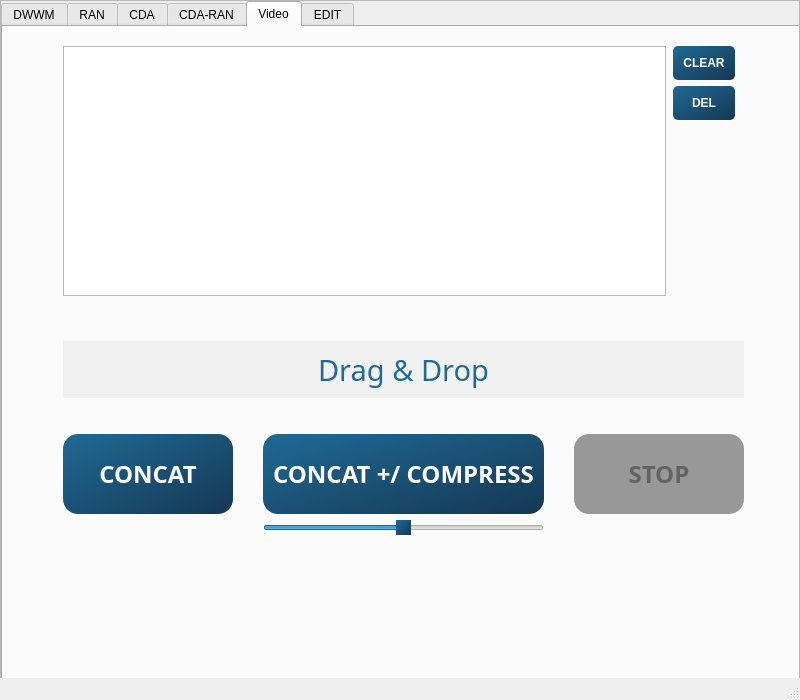
<?xml version="1.0" encoding="UTF-8"?>
<ui version="4.0">
 <class>MainWindow</class>
 <widget class="QMainWindow" name="MainWindow">
  <property name="geometry">
   <rect>
    <x>0</x>
    <y>0</y>
    <width>800</width>
    <height>700</height>
   </rect>
  </property>
  <property name="sizePolicy">
   <sizepolicy hsizetype="Fixed" vsizetype="Fixed">
    <horstretch>0</horstretch>
    <verstretch>0</verstretch>
   </sizepolicy>
  </property>
  <property name="maximumSize">
   <size>
    <width>800</width>
    <height>700</height>
   </size>
  </property>
  <property name="windowTitle">
   <string>MainWindow</string>
  </property>
  <property name="documentMode">
   <bool>false</bool>
  </property>
  <widget class="QWidget" name="centralwidget">
   <property name="sizePolicy">
    <sizepolicy hsizetype="Expanding" vsizetype="Expanding">
     <horstretch>0</horstretch>
     <verstretch>0</verstretch>
    </sizepolicy>
   </property>
   <property name="inputMethodHints">
    <set>Qt::ImhNone</set>
   </property>
   <widget class="QScrollArea" name="scrollArea_3">
    <property name="geometry">
     <rect>
      <x>0</x>
      <y>0</y>
      <width>800</width>
      <height>700</height>
     </rect>
    </property>
    <property name="widgetResizable">
     <bool>true</bool>
    </property>
    <widget class="QWidget" name="scrollAreaWidgetContents">
     <property name="geometry">
      <rect>
       <x>0</x>
       <y>0</y>
       <width>798</width>
       <height>698</height>
      </rect>
     </property>
     <widget class="QTabWidget" name="tabWidget">
      <property name="geometry">
       <rect>
        <x>0</x>
        <y>0</y>
        <width>800</width>
        <height>700</height>
       </rect>
      </property>
      <property name="minimumSize">
       <size>
        <width>800</width>
        <height>700</height>
       </size>
      </property>
      <property name="tabShape">
       <enum>QTabWidget::Rounded</enum>
      </property>
      <property name="currentIndex">
       <number>4</number>
      </property>
      <property name="tabsClosable">
       <bool>false</bool>
      </property>
      <property name="movable">
       <bool>false</bool>
      </property>
      <widget class="QWidget" name="dwwmTab">
       <attribute name="title">
        <string>DWWM</string>
       </attribute>
       <widget class="QScrollArea" name="DwwmScrollArea">
        <property name="geometry">
         <rect>
          <x>0</x>
          <y>0</y>
          <width>797</width>
          <height>680</height>
         </rect>
        </property>
        <property name="widgetResizable">
         <bool>true</bool>
        </property>
        <widget class="QWidget" name="scrollAreaWidgetContents_2">
         <property name="geometry">
          <rect>
           <x>0</x>
           <y>0</y>
           <width>795</width>
           <height>678</height>
          </rect>
         </property>
        </widget>
       </widget>
      </widget>
      <widget class="QWidget" name="ranTab">
       <attribute name="title">
        <string>RAN</string>
       </attribute>
       <widget class="QScrollArea" name="RanScrollArea">
        <property name="geometry">
         <rect>
          <x>0</x>
          <y>0</y>
          <width>797</width>
          <height>680</height>
         </rect>
        </property>
        <property name="widgetResizable">
         <bool>true</bool>
        </property>
        <widget class="QWidget" name="scrollAreaWidgetContents_4">
         <property name="geometry">
          <rect>
           <x>0</x>
           <y>0</y>
           <width>795</width>
           <height>678</height>
          </rect>
         </property>
        </widget>
       </widget>
      </widget>
      <widget class="QWidget" name="cdaTab">
       <attribute name="title">
        <string>CDA</string>
       </attribute>
       <widget class="QScrollArea" name="RanScrollArea_2">
        <property name="geometry">
         <rect>
          <x>0</x>
          <y>0</y>
          <width>797</width>
          <height>680</height>
         </rect>
        </property>
        <property name="widgetResizable">
         <bool>true</bool>
        </property>
        <widget class="QWidget" name="scrollAreaWidgetContents_5">
         <property name="geometry">
          <rect>
           <x>0</x>
           <y>0</y>
           <width>795</width>
           <height>678</height>
          </rect>
         </property>
        </widget>
       </widget>
      </widget>
      <widget class="QWidget" name="cdaRanTab">
       <attribute name="title">
        <string>CDA-RAN</string>
       </attribute>
       <widget class="QScrollArea" name="RanScrollArea_3">
        <property name="geometry">
         <rect>
          <x>0</x>
          <y>0</y>
          <width>797</width>
          <height>680</height>
         </rect>
        </property>
        <property name="widgetResizable">
         <bool>true</bool>
        </property>
        <widget class="QWidget" name="scrollAreaWidgetContents_6">
         <property name="geometry">
          <rect>
           <x>0</x>
           <y>0</y>
           <width>795</width>
           <height>678</height>
          </rect>
         </property>
        </widget>
       </widget>
      </widget>
      <widget class="QWidget" name="tab">
       <property name="acceptDrops">
        <bool>false</bool>
       </property>
       <attribute name="title">
        <string>Video</string>
       </attribute>
       <widget class="QWidget" name="verticalLayoutWidget">
        <property name="geometry">
         <rect>
          <x>60</x>
          <y>10</y>
          <width>681</width>
          <height>621</height>
         </rect>
        </property>
        <layout class="QVBoxLayout" name="verticalLayout">
         <item>
          <layout class="QHBoxLayout" name="horizontalLayout_2" stretch="0,0">
           <item>
            <widget class="QListWidget" name="filesList">
             <property name="enabled">
              <bool>true</bool>
             </property>
             <property name="sizePolicy">
              <sizepolicy hsizetype="Expanding" vsizetype="Maximum">
               <horstretch>0</horstretch>
               <verstretch>0</verstretch>
              </sizepolicy>
             </property>
             <property name="minimumSize">
              <size>
               <width>0</width>
               <height>250</height>
              </size>
             </property>
             <property name="styleSheet">
              <string notr="true">QListWidget{color:#206a95;border-color#206a95;}

QListWidget:disabled{color:grey}</string>
             </property>
             <property name="dragDropMode">
              <enum>QAbstractItemView::InternalMove</enum>
             </property>
             <property name="sortingEnabled">
              <bool>false</bool>
             </property>
            </widget>
           </item>
           <item>
            <widget class="QWidget" name="widget" native="true">
             <layout class="QVBoxLayout" name="verticalLayout_2">
              <property name="sizeConstraint">
               <enum>QLayout::SetDefaultConstraint</enum>
              </property>
              <property name="leftMargin">
               <number>1</number>
              </property>
              <item>
               <widget class="QPushButton" name="clearBtn">
                <property name="enabled">
                 <bool>true</bool>
                </property>
                <property name="sizePolicy">
                 <sizepolicy hsizetype="Fixed" vsizetype="Fixed">
                  <horstretch>0</horstretch>
                  <verstretch>0</verstretch>
                 </sizepolicy>
                </property>
                <property name="cursor">
                 <cursorShape>PointingHandCursor</cursorShape>
                </property>
                <property name="layoutDirection">
                 <enum>Qt::LeftToRight</enum>
                </property>
                <property name="styleSheet">
                 <string notr="true">QPushButton{background-color: qlineargradient(x1: 0, y1:0, x2: 1, y2:1, stop: 0 #206a95, stop: 1 #153754); border-radius:5;color: white; font-weight:600;padding :10px}

QPushButton:disabled {
background-color:#989898;
color:#636363
}</string>
                </property>
                <property name="text">
                 <string>CLEAR</string>
                </property>
               </widget>
              </item>
              <item>
               <widget class="QPushButton" name="delListBtn">
                <property name="enabled">
                 <bool>true</bool>
                </property>
                <property name="cursor">
                 <cursorShape>PointingHandCursor</cursorShape>
                </property>
                <property name="layoutDirection">
                 <enum>Qt::LeftToRight</enum>
                </property>
                <property name="styleSheet">
                 <string notr="true">QPushButton{background-color: qlineargradient(x1: 0, y1:0, x2: 1, y2:1, stop: 0 #206a95, stop: 1 #153754); border-radius:5;color: white; font-weight:600;padding :10px}

QPushButton:disabled {
background-color:#989898;
color:#636363
}</string>
                </property>
                <property name="text">
                 <string>DEL</string>
                </property>
               </widget>
              </item>
              <item>
               <widget class="QLabel" name="label">
                <property name="sizePolicy">
                 <sizepolicy hsizetype="Preferred" vsizetype="Fixed">
                  <horstretch>0</horstretch>
                  <verstretch>30</verstretch>
                 </sizepolicy>
                </property>
                <property name="minimumSize">
                 <size>
                  <width>0</width>
                  <height>170</height>
                 </size>
                </property>
                <property name="text">
                 <string/>
                </property>
               </widget>
              </item>
             </layout>
            </widget>
           </item>
          </layout>
         </item>
         <item>
          <widget class="QLabel" name="dropArea">
           <property name="enabled">
            <bool>true</bool>
           </property>
           <property name="sizePolicy">
            <sizepolicy hsizetype="Minimum" vsizetype="Preferred">
             <horstretch>0</horstretch>
             <verstretch>0</verstretch>
            </sizepolicy>
           </property>
           <property name="font">
            <font>
             <family>Victor Mono</family>
             <pointsize>22</pointsize>
             <weight>50</weight>
             <italic>false</italic>
             <bold>false</bold>
             <underline>false</underline>
             <strikeout>false</strikeout>
            </font>
           </property>
           <property name="cursor">
            <cursorShape>OpenHandCursor</cursorShape>
           </property>
           <property name="styleSheet">
            <string notr="true">QLabel:enabled{background:#F1F1F1;color:#206a95; margin:30 0;}

Qlabel:disabled{color:#636363}</string>
           </property>
           <property name="text">
            <string>Drag &amp; Drop</string>
           </property>
           <property name="textFormat">
            <enum>Qt::AutoText</enum>
           </property>
           <property name="alignment">
            <set>Qt::AlignCenter</set>
           </property>
           <property name="margin">
            <number>0</number>
           </property>
          </widget>
         </item>
         <item>
          <layout class="QGridLayout" name="gridLayout">
           <property name="leftMargin">
            <number>0</number>
           </property>
           <property name="rightMargin">
            <number>0</number>
           </property>
           <property name="horizontalSpacing">
            <number>30</number>
           </property>
           <item row="0" column="0">
            <widget class="QPushButton" name="concatBtn">
             <property name="enabled">
              <bool>true</bool>
             </property>
             <property name="minimumSize">
              <size>
               <width>0</width>
               <height>80</height>
              </size>
             </property>
             <property name="font">
              <font>
               <family>Victor Mono SemiBold</family>
               <pointsize>18</pointsize>
               <weight>75</weight>
               <bold>true</bold>
              </font>
             </property>
             <property name="cursor">
              <cursorShape>PointingHandCursor</cursorShape>
             </property>
             <property name="styleSheet">
              <string notr="true">QPushButton{background-color: qlineargradient(x1: 0, y1:0, x2: 1, y2:1, stop: 0 #206a95, stop: 1 #153754); border-radius:15;color: white; font-weight:600;padding :10px}

QPushButton:disabled {
background-color:#989898;
color:#636363
}</string>
             </property>
             <property name="text">
              <string>CONCAT</string>
             </property>
            </widget>
           </item>
           <item row="0" column="1">
            <widget class="QPushButton" name="compressBtn">
             <property name="enabled">
              <bool>true</bool>
             </property>
             <property name="minimumSize">
              <size>
               <width>0</width>
               <height>80</height>
              </size>
             </property>
             <property name="font">
              <font>
               <family>Victor Mono SemiBold</family>
               <pointsize>18</pointsize>
               <weight>75</weight>
               <bold>true</bold>
              </font>
             </property>
             <property name="cursor">
              <cursorShape>PointingHandCursor</cursorShape>
             </property>
             <property name="styleSheet">
              <string notr="true">QPushButton{background-color: qlineargradient(x1: 0, y1:0, x2: 1, y2:1, stop: 0 #206a95, stop: 1 #153754); border-radius:15;color: white; font-weight:600;padding :10px}

QPushButton:disabled {
background-color:#989898;
color:#636363
}</string>
             </property>
             <property name="text">
              <string>CONCAT +/ COMPRESS</string>
             </property>
            </widget>
           </item>
           <item row="0" column="2">
            <widget class="QPushButton" name="stopBtn">
             <property name="enabled">
              <bool>false</bool>
             </property>
             <property name="minimumSize">
              <size>
               <width>0</width>
               <height>80</height>
              </size>
             </property>
             <property name="font">
              <font>
               <family>Victor Mono SemiBold</family>
               <pointsize>18</pointsize>
               <weight>75</weight>
               <bold>true</bold>
              </font>
             </property>
             <property name="cursor">
              <cursorShape>PointingHandCursor</cursorShape>
             </property>
             <property name="styleSheet">
              <string notr="true">QPushButton{background-color: qlineargradient(x1: 0, y1:0, x2: 1, y2:1, stop: 0 #206a95, stop: 1 #153754); border-radius:15;color: white; font-weight:600;padding :10px}

QPushButton:disabled {
background-color:#989898;
color:#636363
}</string>
             </property>
             <property name="text">
              <string>STOP</string>
             </property>
            </widget>
           </item>
           <item row="1" column="1">
            <widget class="QSlider" name="compressSlider">
             <property name="enabled">
              <bool>true</bool>
             </property>
             <property name="sizePolicy">
              <sizepolicy hsizetype="Minimum" vsizetype="Fixed">
               <horstretch>0</horstretch>
               <verstretch>0</verstretch>
              </sizepolicy>
             </property>
             <property name="cursor">
              <cursorShape>PointingHandCursor</cursorShape>
             </property>
             <property name="styleSheet">
              <string notr="true">QSlider::handle:horizontal {background: qlineargradient(x1: 0, y1:0, x2: 1, y2:1, stop: 0 #206a95, stop: 1 #153754);}

QSlider::handle:horizontal:disabled{
	background: #636363
}</string>
             </property>
             <property name="minimum">
              <number>18</number>
             </property>
             <property name="maximum">
              <number>38</number>
             </property>
             <property name="value">
              <number>28</number>
             </property>
             <property name="orientation">
              <enum>Qt::Horizontal</enum>
             </property>
            </widget>
           </item>
          </layout>
         </item>
         <item>
          <widget class="QLabel" name="videoInfos">
           <property name="sizePolicy">
            <sizepolicy hsizetype="Ignored" vsizetype="Preferred">
             <horstretch>0</horstretch>
             <verstretch>0</verstretch>
            </sizepolicy>
           </property>
           <property name="minimumSize">
            <size>
             <width>0</width>
             <height>0</height>
            </size>
           </property>
           <property name="font">
            <font>
             <pointsize>10</pointsize>
            </font>
           </property>
           <property name="styleSheet">
            <string notr="true">color:#206a95</string>
           </property>
           <property name="text">
            <string/>
           </property>
           <property name="alignment">
            <set>Qt::AlignLeading|Qt::AlignLeft|Qt::AlignTop</set>
           </property>
           <property name="wordWrap">
            <bool>true</bool>
           </property>
          </widget>
         </item>
        </layout>
       </widget>
      </widget>
      <widget class="QWidget" name="editTab">
       <attribute name="title">
        <string>EDIT</string>
       </attribute>
       <widget class="QScrollArea" name="RanScrollArea_4">
        <property name="geometry">
         <rect>
          <x>0</x>
          <y>0</y>
          <width>797</width>
          <height>680</height>
         </rect>
        </property>
        <property name="widgetResizable">
         <bool>true</bool>
        </property>
        <widget class="QWidget" name="scrollAreaWidgetContents_7">
         <property name="geometry">
          <rect>
           <x>0</x>
           <y>0</y>
           <width>795</width>
           <height>678</height>
          </rect>
         </property>
         <widget class="QTabWidget" name="tabWidgetEdit">
          <property name="geometry">
           <rect>
            <x>0</x>
            <y>0</y>
            <width>791</width>
            <height>631</height>
           </rect>
          </property>
          <property name="currentIndex">
           <number>0</number>
          </property>
          <widget class="QWidget" name="categoriesTab">
           <attribute name="title">
            <string>Categories</string>
           </attribute>
          </widget>
          <widget class="QWidget" name="coursesTab">
           <attribute name="title">
            <string>Courses</string>
           </attribute>
          </widget>
         </widget>
        </widget>
       </widget>
      </widget>
     </widget>
    </widget>
   </widget>
  </widget>
  <widget class="QMenuBar" name="menubar">
   <property name="geometry">
    <rect>
     <x>0</x>
     <y>0</y>
     <width>800</width>
     <height>21</height>
    </rect>
   </property>
  </widget>
  <widget class="QStatusBar" name="statusbar"/>
 </widget>
 <resources/>
 <connections/>
</ui>
